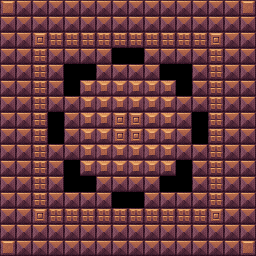

The image is a tile-based game level rendered from a .tmx file. Its description and complete source (layers, tilesets, objects, tile grids) follow:
An orthogonal 16x16 tile map with 16x16 px tiles, 11 tile layers (layer-6, layer-5, layer-4, layer-3, ...).

<map version="1.5" tiledversion="1.7.2" orientation="orthogonal" renderorder="right-down" width="16" height="16" tilewidth="16" tileheight="16" infinite="0" nextlayerid="35" nextobjectid="514">
 <tileset firstgid="1" name="inca_front" tilewidth="16" tileheight="16" tilecount="140" columns="10">
  <image source="inca_front.png" width="160" height="224" />
 </tileset>
 <layer id="34" name="layer-6" width="16" height="16">
  <data encoding="csv">
0,0,0,0,0,0,0,0,0,0,0,0,0,0,0,0,
0,0,0,0,0,0,0,0,0,0,0,0,0,0,0,0,
0,0,0,0,0,0,0,0,0,0,0,0,0,0,0,0,
0,0,0,0,0,0,0,0,0,0,0,0,0,0,0,0,
0,0,0,0,0,0,0,0,0,0,0,0,0,0,0,0,
0,0,0,0,0,72,72,72,72,72,72,0,0,0,0,0,
0,0,0,0,0,72,72,72,72,72,72,0,0,0,0,0,
0,0,0,0,0,72,72,82,82,72,72,0,0,0,0,0,
0,0,0,0,0,72,72,82,82,72,72,0,0,0,0,0,
0,0,0,0,0,72,72,72,72,72,72,0,0,0,0,0,
0,0,0,0,0,72,72,72,72,72,72,0,0,0,0,0,
0,0,0,0,0,0,0,0,0,0,0,0,0,0,0,0,
0,0,0,0,0,0,0,0,0,0,0,0,0,0,0,0,
0,0,0,0,0,0,0,0,0,0,0,0,0,0,0,0,
0,0,0,0,0,0,0,0,0,0,0,0,0,0,0,0,
0,0,0,0,0,0,0,0,0,0,0,0,0,0,0,0
</data>
 </layer>
 <layer id="33" name="layer-5" width="16" height="16">
  <data encoding="csv">
0,0,0,0,0,0,0,0,0,0,0,0,0,0,0,0,
0,0,0,0,0,0,0,0,0,0,0,0,0,0,0,0,
0,0,0,0,0,0,0,0,0,0,0,0,0,0,0,0,
0,0,0,0,0,0,0,0,0,0,0,0,0,0,0,0,
0,0,0,0,0,0,0,0,0,0,0,0,0,0,0,0,
0,0,0,0,0,0,0,0,0,0,0,0,0,0,0,0,
0,0,0,0,0,0,131,0,0,131,0,0,0,0,0,0,
0,0,0,0,0,0,0,0,0,0,0,0,0,0,0,0,
0,0,0,0,0,0,0,0,0,0,0,0,0,0,0,0,
0,0,0,0,0,0,131,0,0,131,0,0,0,0,0,0,
0,0,0,0,0,0,0,0,0,0,0,0,0,0,0,0,
0,0,0,0,0,0,0,0,0,0,0,0,0,0,0,0,
0,0,0,0,0,0,0,0,0,0,0,0,0,0,0,0,
0,0,0,0,0,0,0,0,0,0,0,0,0,0,0,0,
0,0,0,0,0,0,0,0,0,0,0,0,0,0,0,0,
0,0,0,0,0,0,0,0,0,0,0,0,0,0,0,0
</data>
 </layer>
 <layer id="32" name="layer-4" width="16" height="16">
  <data encoding="csv">
0,0,0,0,0,0,0,0,0,0,0,0,0,0,0,0,
0,0,0,0,0,0,0,0,0,0,0,0,0,0,0,0,
0,0,0,0,0,0,0,0,0,0,0,0,0,0,0,0,
0,0,0,0,0,0,0,0,0,0,0,0,0,0,0,0,
0,0,0,0,0,0,0,0,0,0,0,0,0,0,0,0,
0,0,0,0,0,0,0,0,0,0,0,0,0,0,0,0,
0,0,0,0,0,0,121,0,0,121,0,0,0,0,0,0,
0,0,0,0,0,0,0,0,0,0,0,0,0,0,0,0,
0,0,0,0,0,0,0,0,0,0,0,0,0,0,0,0,
0,0,0,0,0,0,121,0,0,121,0,0,0,0,0,0,
0,0,0,0,0,0,0,0,0,0,0,0,0,0,0,0,
0,0,0,0,0,0,0,0,0,0,0,0,0,0,0,0,
0,0,0,0,0,0,0,0,0,0,0,0,0,0,0,0,
0,0,0,0,0,0,0,0,0,0,0,0,0,0,0,0,
0,0,0,0,0,0,0,0,0,0,0,0,0,0,0,0,
0,0,0,0,0,0,0,0,0,0,0,0,0,0,0,0
</data>
 </layer>
 <layer id="31" name="layer-3" width="16" height="16">
  <data encoding="csv">
0,0,0,0,0,0,0,0,0,0,0,0,0,0,0,0,
0,0,0,0,0,0,0,0,0,0,0,0,0,0,0,0,
0,0,0,0,0,0,0,0,0,0,0,0,0,0,0,0,
0,0,0,0,0,0,0,0,0,0,0,0,0,0,0,0,
0,0,0,0,0,0,0,0,0,0,0,0,0,0,0,0,
0,0,0,0,0,0,0,0,0,0,0,0,0,0,0,0,
0,0,0,0,0,0,111,0,0,111,0,0,0,0,0,0,
0,0,0,0,0,0,0,0,0,0,0,0,0,0,0,0,
0,0,0,0,0,0,0,0,0,0,0,0,0,0,0,0,
0,0,0,0,0,0,111,0,0,111,0,0,0,0,0,0,
0,0,0,0,0,0,0,0,0,0,0,0,0,0,0,0,
0,0,0,0,0,0,0,0,0,0,0,0,0,0,0,0,
0,0,0,0,0,0,0,0,0,0,0,0,0,0,0,0,
0,0,0,0,0,0,0,0,0,0,0,0,0,0,0,0,
0,0,0,0,0,0,0,0,0,0,0,0,0,0,0,0,
0,0,0,0,0,0,0,0,0,0,0,0,0,0,0,0
</data>
 </layer>
 <layer id="30" name="layer-2" width="16" height="16">
  <data encoding="csv">
71,0,0,0,0,0,0,0,0,0,0,0,0,0,0,71,
0,0,0,0,0,0,0,0,0,0,0,0,0,0,0,0,
0,0,0,0,0,0,0,0,0,0,0,0,0,0,0,0,
0,0,0,0,0,0,0,0,0,0,0,0,0,0,0,0,
0,0,0,0,0,0,0,0,0,0,0,0,0,0,0,0,
0,0,0,0,0,0,0,0,0,0,0,0,0,0,0,0,
0,0,0,0,0,0,101,0,0,101,0,0,0,0,0,0,
0,0,0,0,0,0,0,0,0,0,0,0,0,0,0,0,
0,0,0,0,0,0,0,0,0,0,0,0,0,0,0,0,
0,0,0,0,0,0,101,0,0,101,0,0,0,0,0,0,
0,0,0,0,0,0,0,0,0,0,0,0,0,0,0,0,
0,0,0,0,0,0,0,0,0,0,0,0,0,0,0,0,
0,0,0,0,0,0,0,0,0,0,0,0,0,0,0,0,
0,0,0,0,0,0,0,0,0,0,0,0,0,0,0,0,
0,0,0,0,0,0,0,0,0,0,0,0,0,0,0,0,
71,0,0,0,0,0,0,0,0,0,0,0,0,0,0,71
</data>
 </layer>
 <layer id="29" name="layer-1" width="16" height="16">
  <data encoding="csv">
71,73,73,73,73,73,73,73,73,73,73,73,73,73,73,71,
73,73,73,73,73,73,73,73,73,73,73,73,73,73,73,73,
73,73,82,81,81,81,81,81,81,81,81,81,81,82,73,73,
73,73,81,73,73,73,73,0,0,73,73,73,73,81,73,73,
73,73,81,73,0,0,73,73,73,73,0,0,73,81,73,73,
73,73,81,73,0,0,73,73,73,73,0,0,73,81,73,73,
73,73,81,73,73,73,73,73,73,73,73,73,73,81,73,73,
73,73,81,0,73,73,73,81,81,73,73,73,0,81,73,73,
73,73,81,0,73,73,73,81,81,73,73,73,0,81,73,73,
73,73,81,73,73,73,73,73,73,73,73,73,73,81,73,73,
73,73,81,73,0,0,73,73,73,73,0,0,73,81,73,73,
73,73,81,73,0,0,73,73,73,73,0,0,73,81,73,73,
73,73,81,73,73,73,73,0,0,73,73,73,73,81,73,73,
73,73,82,81,81,81,81,81,81,81,81,81,81,82,73,73,
73,73,73,73,73,73,73,73,73,73,73,73,73,73,73,73,
71,73,73,73,73,73,73,73,73,73,73,73,73,73,73,71
</data>
 </layer>
 <layer id="24" name="layer" width="16" height="16">
  <data encoding="csv">
71,0,0,0,0,0,0,0,0,0,0,0,0,0,0,71,
0,0,0,0,0,0,0,0,0,0,0,0,0,0,0,0,
0,0,0,0,0,0,0,0,0,0,0,0,0,0,0,0,
0,0,0,0,0,0,0,0,0,0,0,0,0,0,0,0,
0,0,0,0,0,0,0,0,0,0,0,0,0,0,0,0,
0,0,0,0,0,0,0,0,0,0,0,0,0,0,0,0,
0,0,0,0,0,0,131,0,0,131,0,0,0,0,0,0,
0,0,0,0,0,0,0,0,0,0,0,0,0,0,0,0,
0,0,0,0,0,0,0,0,0,0,0,0,0,0,0,0,
0,0,0,0,0,0,131,0,0,131,0,0,0,0,0,0,
0,0,0,0,0,0,0,0,0,0,0,0,0,0,0,0,
0,0,0,0,0,0,0,0,0,0,0,0,0,0,0,0,
0,0,0,0,0,0,0,0,0,0,0,0,0,0,0,0,
0,0,0,0,0,0,0,0,0,0,0,0,0,0,0,0,
0,0,0,0,0,0,0,0,0,0,0,0,0,0,0,0,
71,0,0,0,0,0,0,0,0,0,0,0,0,0,0,71
</data>
 </layer>
 <layer id="25" name="layer+1" width="16" height="16">
  <data encoding="csv">
0,0,0,0,0,0,0,0,0,0,0,0,0,0,0,0,
0,0,0,0,0,0,0,0,0,0,0,0,0,0,0,0,
0,0,0,0,0,0,0,0,0,0,0,0,0,0,0,0,
0,0,0,0,0,0,0,0,0,0,0,0,0,0,0,0,
0,0,0,0,0,0,0,0,0,0,0,0,0,0,0,0,
0,0,0,0,0,0,0,0,0,0,0,0,0,0,0,0,
0,0,0,0,0,0,121,0,0,121,0,0,0,0,0,0,
0,0,0,0,0,0,0,0,0,0,0,0,0,0,0,0,
0,0,0,0,0,0,0,0,0,0,0,0,0,0,0,0,
0,0,0,0,0,0,121,0,0,121,0,0,0,0,0,0,
0,0,0,0,0,0,0,0,0,0,0,0,0,0,0,0,
0,0,0,0,0,0,0,0,0,0,0,0,0,0,0,0,
0,0,0,0,0,0,0,0,0,0,0,0,0,0,0,0,
0,0,0,0,0,0,0,0,0,0,0,0,0,0,0,0,
0,0,0,0,0,0,0,0,0,0,0,0,0,0,0,0,
0,0,0,0,0,0,0,0,0,0,0,0,0,0,0,0
</data>
 </layer>
 <layer id="26" name="layer+2" width="16" height="16">
  <data encoding="csv">
0,0,0,0,0,0,0,0,0,0,0,0,0,0,0,0,
0,0,0,0,0,0,0,0,0,0,0,0,0,0,0,0,
0,0,0,0,0,0,0,0,0,0,0,0,0,0,0,0,
0,0,0,0,0,0,0,0,0,0,0,0,0,0,0,0,
0,0,0,0,0,0,0,0,0,0,0,0,0,0,0,0,
0,0,0,0,0,0,0,0,0,0,0,0,0,0,0,0,
0,0,0,0,0,0,111,0,0,111,0,0,0,0,0,0,
0,0,0,0,0,0,0,0,0,0,0,0,0,0,0,0,
0,0,0,0,0,0,0,0,0,0,0,0,0,0,0,0,
0,0,0,0,0,0,111,0,0,111,0,0,0,0,0,0,
0,0,0,0,0,0,0,0,0,0,0,0,0,0,0,0,
0,0,0,0,0,0,0,0,0,0,0,0,0,0,0,0,
0,0,0,0,0,0,0,0,0,0,0,0,0,0,0,0,
0,0,0,0,0,0,0,0,0,0,0,0,0,0,0,0,
0,0,0,0,0,0,0,0,0,0,0,0,0,0,0,0,
0,0,0,0,0,0,0,0,0,0,0,0,0,0,0,0
</data>
 </layer>
 <layer id="27" name="layer+3" width="16" height="16">
  <data encoding="csv">
0,0,0,0,0,0,0,0,0,0,0,0,0,0,0,0,
0,0,0,0,0,0,0,0,0,0,0,0,0,0,0,0,
0,0,0,0,0,0,0,0,0,0,0,0,0,0,0,0,
0,0,0,0,0,0,0,0,0,0,0,0,0,0,0,0,
0,0,0,0,0,0,0,0,0,0,0,0,0,0,0,0,
0,0,0,0,0,0,0,0,0,0,0,0,0,0,0,0,
0,0,0,0,0,0,101,0,0,101,0,0,0,0,0,0,
0,0,0,0,0,0,0,0,0,0,0,0,0,0,0,0,
0,0,0,0,0,0,0,0,0,0,0,0,0,0,0,0,
0,0,0,0,0,0,101,0,0,101,0,0,0,0,0,0,
0,0,0,0,0,0,0,0,0,0,0,0,0,0,0,0,
0,0,0,0,0,0,0,0,0,0,0,0,0,0,0,0,
0,0,0,0,0,0,0,0,0,0,0,0,0,0,0,0,
0,0,0,0,0,0,0,0,0,0,0,0,0,0,0,0,
0,0,0,0,0,0,0,0,0,0,0,0,0,0,0,0,
0,0,0,0,0,0,0,0,0,0,0,0,0,0,0,0
</data>
 </layer>
 <layer id="28" name="layer+4" width="16" height="16">
  <data encoding="csv">
0,0,0,0,0,0,0,0,0,0,0,0,0,0,0,0,
0,0,0,0,0,0,0,0,0,0,0,0,0,0,0,0,
0,0,0,0,0,0,0,0,0,0,0,0,0,0,0,0,
0,0,0,0,0,0,0,0,0,0,0,0,0,0,0,0,
0,0,0,0,0,0,0,0,0,0,0,0,0,0,0,0,
0,0,0,0,0,72,72,72,72,72,72,0,0,0,0,0,
0,0,0,0,0,72,72,72,72,72,72,0,0,0,0,0,
0,0,0,0,0,72,72,82,82,72,72,0,0,0,0,0,
0,0,0,0,0,72,72,82,82,72,72,0,0,0,0,0,
0,0,0,0,0,72,72,72,72,72,72,0,0,0,0,0,
0,0,0,0,0,72,72,72,72,72,72,0,0,0,0,0,
0,0,0,0,0,0,0,0,0,0,0,0,0,0,0,0,
0,0,0,0,0,0,0,0,0,0,0,0,0,0,0,0,
0,0,0,0,0,0,0,0,0,0,0,0,0,0,0,0,
0,0,0,0,0,0,0,0,0,0,0,0,0,0,0,0,
0,0,0,0,0,0,0,0,0,0,0,0,0,0,0,0
</data>
 </layer>
</map>
